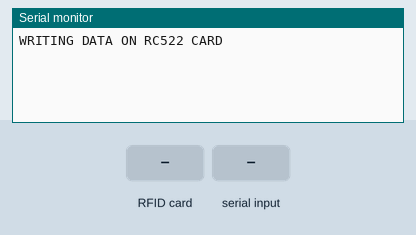
This sketch was run on a simulated Arduino Uno, built with avr-gcc and run on an emulated ATmega328P. On the bench: the last lines printed to the serial monitor. The inputs (shaded band) are chosen by the test bench.

Above: at 1.2 s.
1.3 s: RFID card 5E 7A 19 C4 held to the reader
At 2.5 s:
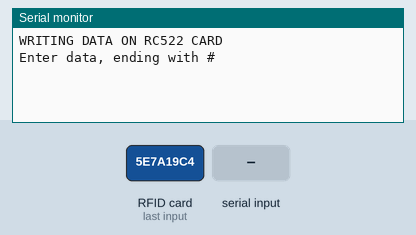
2.8 s: "1#" received over Serial
At 4.1 s:
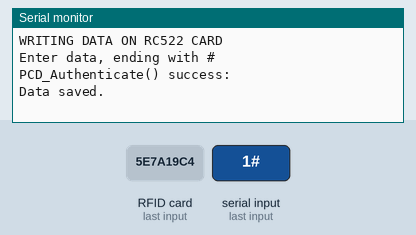

Measured:
- after the input at 1.3 s, the serial monitor: prints a new line at once (image 1)
- after the input at 2.8 s, the serial monitor: prints a new line at once (image 2)

The sketch:

writing_to_the_card.ino
```cpp
#include <SPI.h>
#include <MFRC522.h>
#define RST_PIN 9
#define SS_PIN 10
MFRC522 mfrc522(SS_PIN, RST_PIN);
MFRC522::MIFARE_Key key;
MFRC522::StatusCode card_status;
void setup(){
 Serial.begin(9600);
 SPI.begin();
 mfrc522.PCD_Init();
 Serial.println(F("WRITING DATA ON RC522 CARD"));
 Serial.println("");
}
void loop(){
 for(byte i = 0; i < 6; i++){
 key.keyByte[i] = 0xFF;
 }

 if(!mfrc522.PICC_IsNewCardPresent()){
 return;
 }

 if (!mfrc522.PICC_ReadCardSerial()){
 return;
 }

 byte buffr[34];
 byte block = 4;
 byte len;

 Serial.setTimeout(20000L);
 /*
 * Read data from serial
 */
 Serial.println(F("Enter data, ending with #"));
 len = Serial.readBytesUntil('#', (char *) buffr, 30) ;
 for(byte i = len; i < 30; i++){
 buffr[i] = ' '; //We have to pad array items with spaces.
 }
 writeBytesToBlock(block, buffr);
 Serial.println(" ");
 mfrc522.PICC_HaltA();
 mfrc522.PCD_StopCrypto1();
}
void writeBytesToBlock(byte block, byte buff[]){
 card_status = mfrc522.PCD_Authenticate(MFRC522::PICC_CMD_MF_AUTH_KEY_A, block, &key, &(mfrc522.uid));

 if(card_status != MFRC522::STATUS_OK) {
 Serial.print(F("PCD_Authenticate() failed: "));
 Serial.println(mfrc522.GetStatusCodeName(card_status));
 return;
 }

 else{
 Serial.println(F("PCD_Authenticate() success: "));
 }
 // Write block
 card_status = mfrc522.MIFARE_Write(block, buff, 16);

 if (card_status != MFRC522::STATUS_OK) {
 Serial.print(F("MIFARE_Write() failed: "));
 Serial.println(mfrc522.GetStatusCodeName(card_status));
 return;
 }
 else{
 Serial.println(F("Data saved."));
 }
}
```
